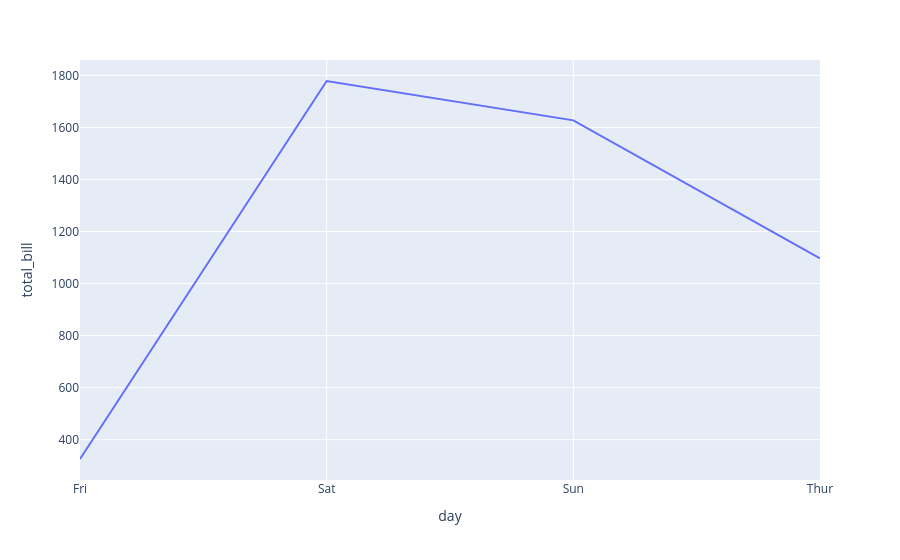

Here is the notebook cell this chart was saved with:
### Code cell
px.line(Line_df,x='day',y='total_bill')

### Figure 1 — Plotly figure (JSON) as saved in the notebook; plotly's stock layout.template omitted (floating-point values rounded to 4 significant figures)
{"data": [{"hovertemplate": "day=%{x}<br>total_bill=%{y}<extra></extra>", "legendgroup": "", "line": {"color": "#636efa", "dash": "solid"}, "marker": {"symbol": "circle"}, "mode": "lines", "name": "", "orientation": "v", "showlegend": false, "type": "scatter", "x": ["Fri", "Sat", "Sun", "Thur"], "xaxis": "x", "y": [325.9, 1778.0, 1627.0, 1096.0], "yaxis": "y"}], "layout": {"autosize": true, "legend": {"tracegroupgap": 0}, "margin": {"t": 60}, "xaxis": {"anchor": "y", "autorange": true, "domain": [0, 1], "range": [0, 3], "title": {"text": "day"}, "type": "category"}, "yaxis": {"anchor": "x", "autorange": true, "domain": [0, 1], "range": [245.2, 1859.0], "title": {"text": "total_bill"}, "type": "linear"}}}
